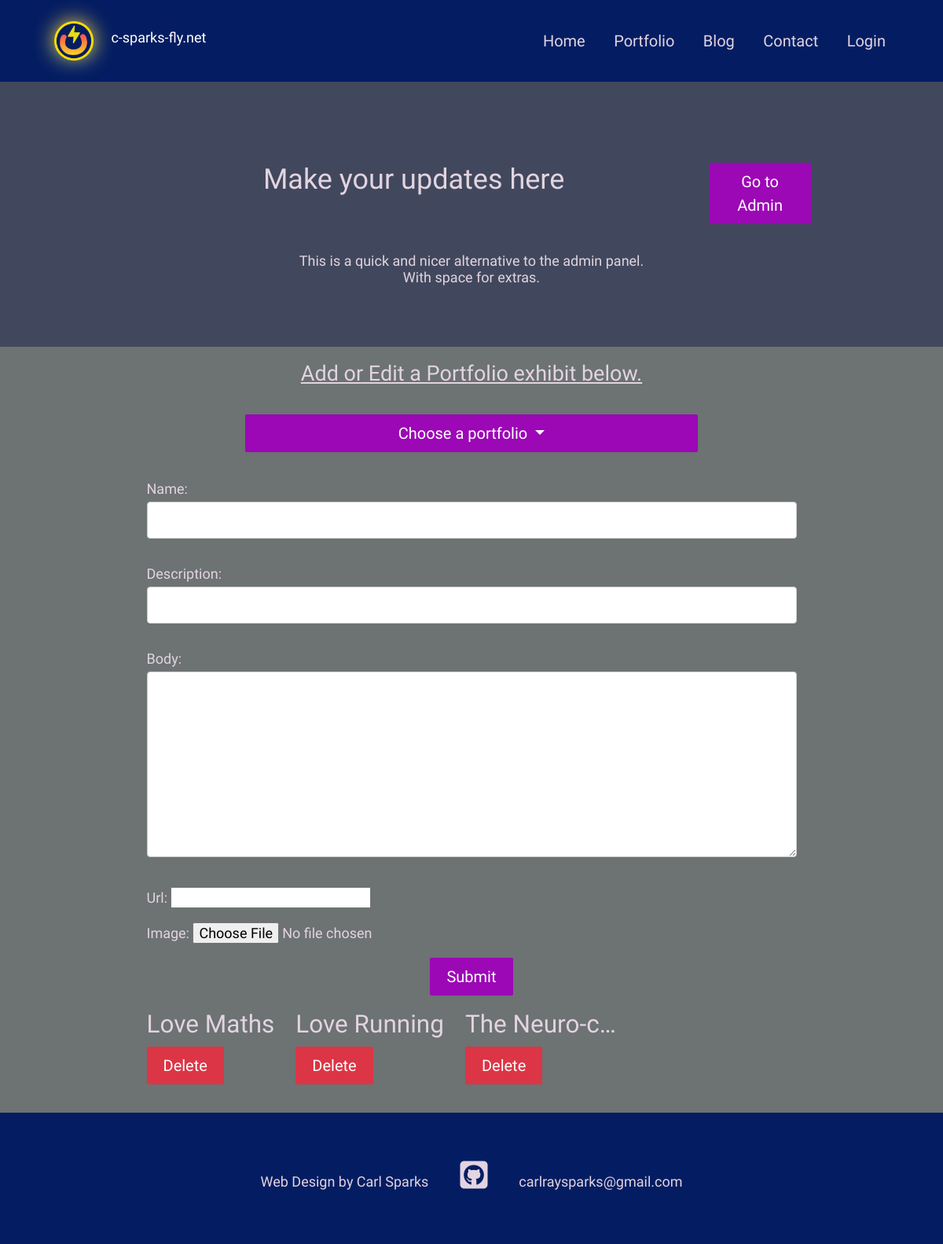
/dashboard/, run on the app's committed database.
### main/models.py (models this page shows, shortened)
class Portfolio(models.Model):
    class Meta:
         ordering = ["name"]
    created_on = models.DateTimeField(default=timezone.now)
    name = models.CharField(max_length=200, blank=True, null=True)
    description = models.CharField(max_length=500, blank=True, null=True)
    body = models.TextField(blank=True, null=True)
    image = models.ImageField(upload_to='dir_on_cloudinary', blank=True)
    url = models.URLField(blank=True, null=True)
    slug = models.SlugField(null=True, blank=True)
    is_active = models.BooleanField(default=True)

### main/views.py (the view)
# urls.py: path('dashboard/', dashboard_view, name='dashboard'),
def dashboard_view(request):
    if request.method == 'POST':
        operation = request.POST.get('operation')
        if operation == 'create':
            form = PortfolioForm(request.POST, request.FILES)
            if form.is_valid():
                form.save()
                messages.success(request, 'Portfolio item created successfully.')
                return redirect('main:dashboard')
        elif operation == 'update':
            portfolio_id = request.POST.get('portfolio_id')
            portfolio = get_object_or_404(Portfolio, pk=portfolio_id)
            form = PortfolioForm(request.POST, request.FILES, instance=portfolio)
            if form.is_valid():
                form.save()
                messages.success(request, 'Portfolio item updated successfully.')
                return redirect('main:dashboard')
    else:
        form = PortfolioForm()
    portfolios = Portfolio.objects.all()
    return render(request, 'main/dashboard.html', {'portfolios': portfolios, 'form': form})

### main/forms.py
class PortfolioForm(forms.ModelForm):
    class Meta:
        model = Portfolio
        fields = ['name', 'description', 'body', 'url', 'image']

### portfolio/context_processors.py (called while the page is built)
def project_context(request):
    context = {
        'me': User.objects.first(),
    }
    return context

### main/templates/main/dashboard.html (shortened to what this page needs)
{% extends 'main/base.html' %}
{% load static %}
{% block content %}
<section>
  <div class="innerPageBannerCol">
    <div class="container mt-4">
      <div class="row g-3 g-m-3 text-center">
        <div class="col">
          <div class="bannerContent">
            <h2>Make your updates here</h2>
          </div>
        </div>
        <div class="col-md-2">
          <a href="{% url 'admin:index' %}" class="btn btnPrimary">Go to Admin</a>
        </div>
      </div>
      <div class="row pt-3 text-center">
        <div class="col">
        <p class="pt-3">This is a quick and nicer alternative to the admin panel. <br> With space for extras.</p>
      </div>
      </div>
    </div>
  </div>
</section>
<section>
  <div class="lighterBg">
    <div class="container-xl">
      <div class="row">
        <h4 class="col pt-2 mt-2 pb-2 text-center text-decoration-underline" id="add-new-entry">Add or Edit a Portfolio exhibit below.</h4>
        <div class="dropdown">
          <button class="col-8 offset-2 mt-3 mb-3 btn btnPrimary dropdown-toggle" type="button" data-bs-toggle="dropdown" aria-expanded="false">
            Choose a portfolio
          </button>
        </div>
      </div>
      <div class="col p-3">
        <form id="UpdatePortfoliosForm" method="POST" action="{% url 'main:dashboard' %}" enctype="multipart/form-data">
          {{ form.as_p }}
          <div class="text-center">
            <input class="btn btnPrimary mb-3" type="submit" value="Submit">
          </div>
        </form>
      <div class="portfolio-items">
        <div class="row">
          {% for portfolio in portfolios %}
          <div class="col-auto mb-3">
            <h3 class="portfolio-title">{{ portfolio.name }}</h3>
            <form class="d-inline" method="post" action="{% url 'main:portfolio_delete' portfolio.id %}">
              <button type="submit" class="btn btn-danger">Delete</button>
            </form>
          </div>
          {% endfor %}
        </div>
      </div>
      </div>
    </div>
  </div>
</section>
{% endblock %}

### main/templates/main/base.html (shortened to what this page needs)
{% load static %}
<!doctype html>
<html lang="en">
  <head>
    <link href="https://cdn.jsdelivr.net/npm/bootstrap@5.3.3/dist/css/bootstrap.min.css" rel="stylesheet">
    <link rel="stylesheet" href="https://unpkg.com/swiper/swiper-bundle.min.css">
    <link href="{% static 'css/style.css' %}" rel="stylesheet">
  </head>
  <body>
    {% include 'main/partials/nav.html' %}
    {% block content %}
    {% endblock %}
    {% include 'main/partials/footer.html' %}
  </body>
</html>

### main/templates/main/partials/nav.html (shortened to what this page needs)
{% load static %}
<header>
    <div class="headerCol p-3">
    <div class="container-fluid">
        <div class="row align-items-center">
        <div class="col-auto p-2">
            <div class=" logoCol solar-card"><a href="{% url 'main:home' %}"><img src="{% static 'images/logo-mini.png' %}" alt="..."></a>
        </div>
        </div>
        <div class="col-auto lg-2 media-flex"><h6 style="color:rgb(255, 255, 255)">c-sparks-fly.net</h6> </div>
        <div class="col">
            <div class="navCollapseCol">
            <div class="navCol">
                <ul>
                <li><a href="{%url 'main:home'%}">Home</a></li>
                <li><a href="{%url 'main:portfolios' %}">Portfolio</a></li>
                <li><a href="{% url 'main:blogs' %}">Blog</a></li>
                <li><a href="{%url 'main:contact'%}">Contact</a></li>
                {% if user.is_authenticated %}
                    {% if user.is_superuser %}
                        <li class="nav-item">
                            <a href="{% url 'main:dashboard' %}" class="nav-link">Dashboard</a>
                        </li>
                        <li class="nav-item">
                            <form action="{% url 'logout' %}" method="post" id="logout-form">
                                {% csrf_token %}
                                <a href="#" class="nav-link" onclick="document.getElementById('logout-form').submit();">Logout</a>
                            </form>
                        </li>
                    {% else %}
                    <li class="nav-item">
                        <form action="{% url 'logout' %}" method="post" id="logout-form">
                            {% csrf_token %}
                            <a href="#" class="nav-link" onclick="document.getElementById('logout-form').submit();">Logout</a>
                        </form>
                    </li>
                    {% endif %}
                {% else %}
                    <li class="nav-item">
                        <a href="{% url 'login' %}" class="nav-link">Login</a>
                    </li>
                {% endif %}
                </ul>
            </div>
            </div>
        </div>
        </div>
        </div>
    </div>
</header>

### main/templates/main/partials/footer.html
{% load static %}
<footer>
    <div class="footerCol">
    <div class="container">
        <div class="row p-2">
        <ul class="col socialCol">
        <li><h6>Web Design by Carl Sparks</h6></li>
        <li><a href="https://github.com/Sparkeeee" target="_blank" rel="noopener"><i id="github" class="fa-brands fa-square-github" alt="..."></i></a></li>
        <li><h6></h6><span class=""> <a href="mailto:carlraysparks@gmail.com">carlraysparks@gmail.com</a></span></h6></li>
        </ul>
    </div>
    </div>
    </div>
</footer>

### static/css/style.css (style rules this page uses)
:root { --primaryColor: #9C07B6; --primaryDarkColor: #3D0048; --primaryHoverColor: #900AA8; --secondaryColor: #097d60; --baseColor: #041d62; --contentColor: #e3f4f5; --terminalColor: #41485d ; --baseFont: "MuseoModerno", sans-serif; --titleFont: "Audiowide", sans-serif; --contentFont: "Electrolize", sans-serif; --regular: 400; --medium: 500; --bold: 700; --black: 900; --lightBg: #e2d4e0; --lighterBg: #6d7273; --weather-1: #094b44; --weather-2: #134a43; --weather-3: #103d51; --weather-4: #2e3a51; --weather-5: #41485d ; --solar-1: #f1f69a; --solar-2: #f8e624; --solar-3: #fac85c; font-size:18px; }
html { scroll-behavior: smooth; }
body { font-family: var(--contentFont); color: var(--lightBg); line-height: normal; background-color: var(--terminalColor); }
section { overflow-x: hidden; }
.solar-card { aspect-ratio: 1/1; width: 2.8rem; position: relative; background-color: var(--baseColor); border-radius: 50%; }
.solar-card::before, .solar-card::after { content: ""; position: absolute; inset: 0; z-index: -1; background: linear-gradient( var(--gradient-angle), var(--baseColor), var(--solar-1), var(--solar-2), var(--solar-3), var(--solar-2)); border-radius: 50%; animation: rotation 0.1s linear infinite; }
.solar-card::after { filter: blur(0.75rem); }
ul { margin: 0; padding: 0; list-style-type: none; }
img { max-width: 100%; }
a { color: inherit; }
a, .btn { -webkit-transition: all 300ms ease-in-out 0s; -o-transition: all 300ms ease-in-out 0s; transition: all 300ms ease-in-out 0s; text-decoration: none; }
.lighterBg { background-color: var(--lighterBg); }
.btn { font-size: 20px; font-weight: var(--medium); padding: 8px 20px; border-radius: 2px; }
.btnPrimary { background-color: var(--primaryColor); color: var(--bs-white); }
.headerCol { background-color: var(--baseColor); font-family:var(--baseFont); z-index: 99; -webkit-transition: all 300ms ease-in-out 0s; -o-transition: all 300ms ease-in-out 0s; transition: all 300ms ease-in-out 0s; position: fixed; left: 0; right: 0; top: 0; }
.navCol { text-align: right; }
.navCol a { font-size: 20px; color: var(--lightBg); font-weight: var(--medium); display: inline-block; }
.navCol a::before { content: ""; position: absolute; left: 50%; right: 50%; bottom: 0; height: 2px; border-radius: 2px; background-color: var(--primaryColor); -webkit-transition: all 500ms ease-in-out 0s; -o-transition: all 500ms ease-in-out 0s; transition: all 500ms ease-in-out 0s; opacity: 0; }
.navCol li { display: inline-block; }
.navCol li + li { padding-left: 32px; }
.portfolio-items .portfolio-title { max-width: 200px; overflow: hidden; text-overflow: ellipsis; white-space: nowrap; }
footer { color: var(--lightBg); background-color: var(--baseColor); font-family:var(--baseFont); align-items: center; }
footer a { color: inherit; }
.footerCol { padding: 50px 0; text-align: center; }
.socialCol li { display: inline-block; }
.socialCol li + li { padding-left: 35px; }
#github { width: 36px; font-size: 40px; }
.innerPageBannerCol { padding: 180px 0 60px; }
@media (min-width:992px) { .container, .container-lg, .container-md, .container-sm, .container-xl, .container-xxl { max-width: 890px; } }
@media (min-width:992px) { .headerCol .container-fluid { padding-left: 30px; padding-right: 30px; } }
@media (min-width:1200px) { .headerCol .container-fluid { padding-left: 55px; padding-right: 55px; } }
#add-new-entry { text-align: center ; }
input[type=text], input[type=email], select, textarea { width: 100%; padding: 12px; border: 1px solid #ccc; border-radius: 4px; box-sizing: border-box; margin-top: 6px; margin-bottom: 16px; resize: vertical }

### data on the page
Portfolio: name "Love Maths"
Portfolio: name "Love Running"
Portfolio: name "The Neuro-c…"
